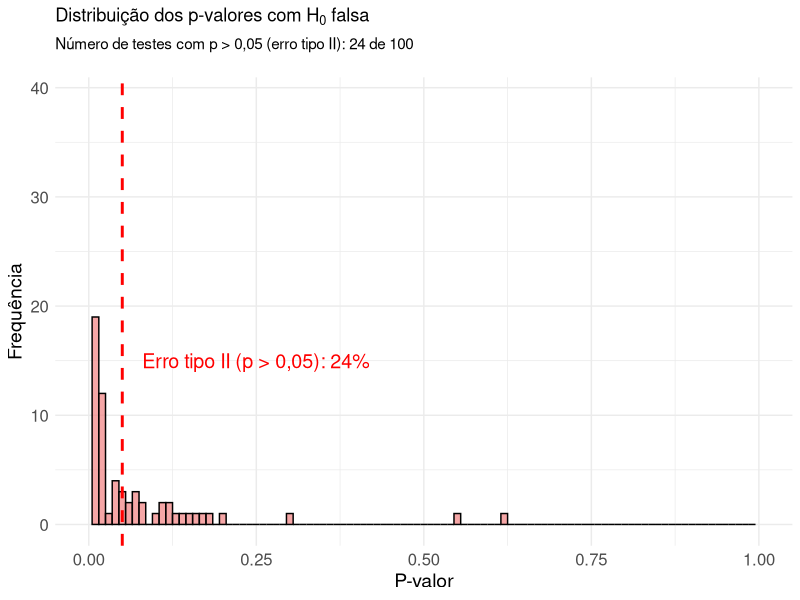

Reproduce this figure in R.
# Reprodutibilidade
set.seed(42)

# Parâmetros da simulação
n_tests <- 100
n_samples <- 34  # Ajustado para obter ~80% de poder (20% de erro tipo II)
true_mean <- 0.5  # H₀ é falsa: média real ≠ 0

# Vetor para armazenar p-valores
p_values <- numeric(n_tests)

for (i in 1:n_tests) {
  # Gerar amostra de uma normal com média ≠ 0
  sample_data <- rnorm(n_samples, mean = true_mean, sd = 1)
  
  # Teste t contra H₀: mu = 0
  test_result <- t.test(sample_data, mu = 0)
  
  # Armazenar p-valor
  p_values[i] <- test_result$p.value
}

# Contar quantos testes NÃO rejeitaram H₀ (erro tipo II)
p_greater_than_0_05 <- sum(p_values > 0.05)
erro_tipo_II_percentual <- round(p_greater_than_0_05 / n_tests * 100)

# Gráfico
ggplot2::ggplot(data.frame(p_values), ggplot2::aes(x = p_values)) +
  ggplot2::geom_histogram(binwidth = 0.01, fill = "lightcoral", color = "black", alpha = 0.7) +
  ggplot2::geom_vline(xintercept = 0.05, color = "red", linetype = "dashed", size = 1) +
  ggplot2::annotate("text", x = 0.25, y = 15,
                    label = paste0("Erro tipo II (p > 0,05): ", erro_tipo_II_percentual, "%"),
                    color = "red", size = 5) +
  ggplot2::theme_minimal() +
  ggplot2::labs(
    title = expression("Distribuição dos p-valores com H"[0]*" falsa"),
    subtitle = paste("Número de testes com p > 0,05 (erro tipo II):", p_greater_than_0_05, "de", n_tests, "\n"),
    x = "P-valor",
    y = "Frequência"
  ) +
  ggplot2::theme(axis.text = ggplot2::element_text(size = 12),
                 axis.title = ggplot2::element_text(size = 14)) +
  ggplot2::scale_x_continuous(
  limits = c(0, 1),
  breaks = seq(0, 1, by = 0.25)
)
